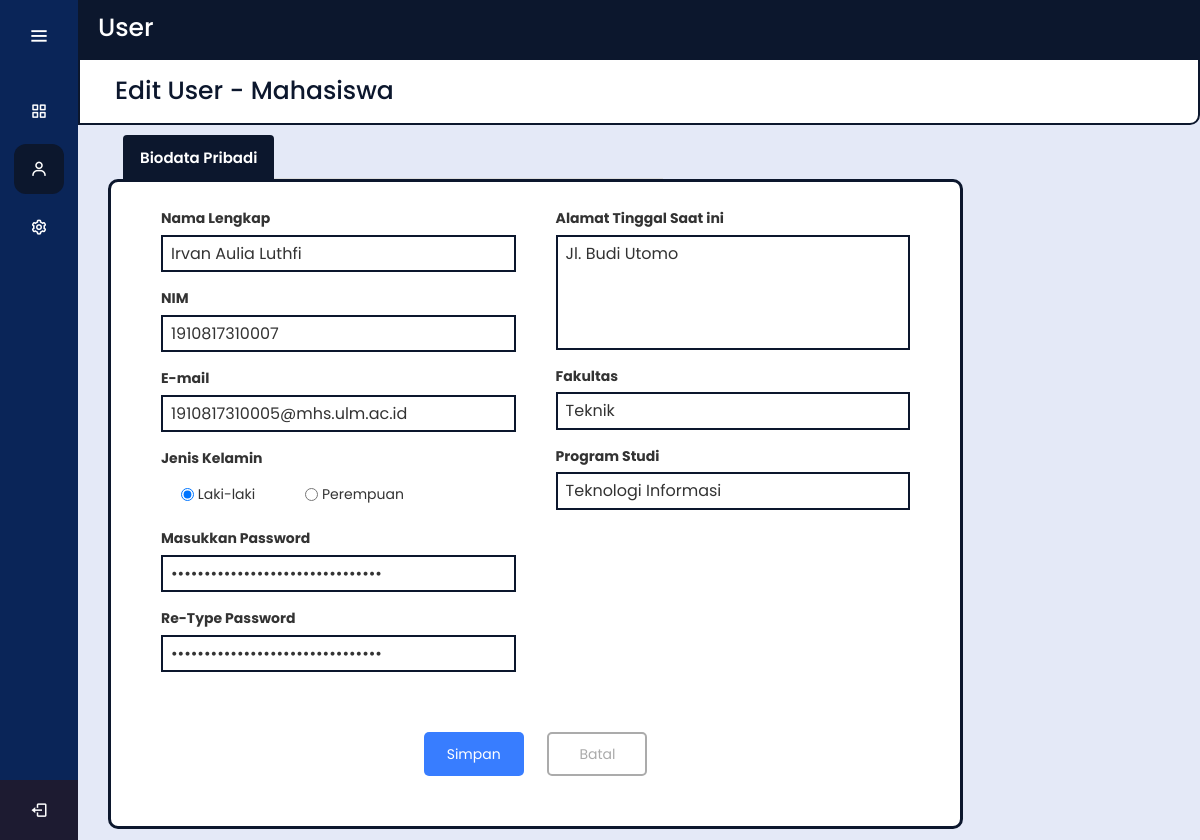
/edit_mahasiswa.php?nim=1910817310007 (signed in), run on the app's committed database.
### tables this page shows
CREATE TABLE `mahasiswa` (
  `nim_mahasiswa` varchar(13) NOT NULL,
  `nama_mahasiswa` varchar(25) NOT NULL,
  `email_mahasiswa` varchar(254) NOT NULL,
  `gender_mahasiswa` varchar(10) NOT NULL,
  `alamat_mahasiswa` varchar(255) NOT NULL,
  `fakultas_mahasiswa` varchar(20) NOT NULL,
  `prodi_mahasiswa` varchar(30) NOT NULL,
  PRIMARY KEY (`nim_mahasiswa`)
);

CREATE TABLE `akun` (
  `username` varchar(25) NOT NULL,
  `password` varchar(255) NOT NULL,
  `level` int(11) NOT NULL,
  PRIMARY KEY (`username`)
);

### edit_mahasiswa.php (the view, shortened to what this page needs)
<!DOCTYPE html>
<html lang="en" dir="ltr">
<head>
    <link rel="stylesheet" href="style/adduser_style.css" />
    <link href="https://unpkg.com/boxicons@2.0.7/css/boxicons.min.css" rel="stylesheet" />
    <link rel="stylesheet" href="https://maxcdn.bootstrapcdn.com/bootstrap/3.4.1/css/bootstrap.min.css" />
</head>
<body>
    <div class="sidebar">
        <div class="logo-details">
            <i class='bx bx-menu' id="btn"></i>
        </div>
        <ul class="nav-list">
            <li>
                <a href="index.php">
                    <i class='bx bx-grid-alt'></i>
                </a>
            </li>
            <div class="sidebar-file">
                <li>
                    <?php if ($_SESSION['level_user'] == "Admin") { ?>
                        <a href="user.php">
                        <?php } ?>
                                <i class='bx bx-user'></i>
                                </a>
                </li>
            </div>
            <li>
                <?php if ($_SESSION['level_user'] == "Admin") { ?>
                    <a href="edit_password_admin.php">
                    <?php } ?>
                            <i class='bx bx-cog'></i>
                            </a>
            </li>
            <li class="profile">
                <div class="profile-details">
                    <div class="name_job">
                        <div class="name"><?php echo "$_SESSION[login_user]"; ?></div>
                        <div class="job"><?php echo "$_SESSION[level_user]"; ?></div>
                    </div>
                </div>
                <a href="logic/logout.php">
                    <i class='bx bx-log-out' id="log_out"></i>
                </a>
            </li>
        </ul>
    </div>
    <section class="home-section">
        <div class="uppertittle-section">User</div>
        <div class="header-title1">
            <h3>Edit User - Mahasiswa</h3>
        </div>
        <div class="form-container">
            <div class="padtab">
                <ul class="nav nav-tabs" id="myTab">
                    <li class="active">
                        <a data-toggle="tab" href="#data-pribadi">Biodata Pribadi</a>
                    </li>
                </ul>
            </div>
            <?php
            require_once("logic/koneksi.php");
            $data = $pdo_conn->prepare("SELECT * FROM mahasiswa WHERE nim_mahasiswa=" . $_GET["nim"]);
            $data->execute();
            $result = $data->fetchAll();
            $data_akun = $pdo_conn->prepare("SELECT * FROM akun WHERE username=" . $_GET["nim"]);
            $data_akun->execute();
            $result_akun = $data_akun->fetchAll();
            ?>
            <div class="tab-content">
                <div id="data-pribadi" class="tab-pane fade in active">
                    <form action="logic/edit_mahasiswa_query.php?nim=<?php echo $_GET["nim"]; ?>" id="form-data" class="form-block" method="post">
                        <div class="full-width">
                            <div class="half-width">
                                <div class="col-full">
                                    <label for="nama_lengkap">Nama Lengkap</label>
                                    <input type="text" maxlength="25" name="nama" placeholder="Masukan Nama" class="input-field" value="<?php echo $result[0]["nama_mahasiswa"]; ?>" required />
                                </div>
                                <div class="col-full">
                                    <label for="no_nim">NIM</label>
                                    <input type="text" maxlength="13" name="nim" placeholder="Masukan NIP" class="input-field" value="<?php echo $result[0]["nim_mahasiswa"]; ?>" required />
                                </div>
                                <div class="col-full">
                                    <label for="nama_email">E-mail</label>
                                    <input type="text" maxlength="254" name="email" placeholder="Masukan E-mail" class="input-field" value="<?php echo $result[0]["email_mahasiswa"]; ?>" required />
                                </div>
                                <div class="col-full">
                                    <label for="gender">Jenis Kelamin</label>
                                    <label class="radio-inline">
                                        <input type="radio" name="gender" id="inlineRadio1" value="Laki-laki" required <?php
                                                                                                                        if ($result[0]['gender_mahasiswa'] == "Laki-laki")
                                                                                                                            echo "checked"
                                                                                                                        ?> />
                                        Laki-laki
                                    </label>
                                    <label class="radio-inline">
                                        <input type="radio" name="gender" id="inlineRadio1" value="Perempuan" <?php
                                                                                                                if ($result[0]['gender_mahasiswa'] == "Perempuan")
                                                                                                                    echo "checked"
                                                                                                                ?> />
                                        Perempuan
                                    </label>
                                </div>
                                <div class="col-full">
                                    <label for="password_lama">Masukkan Password</label>
                                    <input type="password" maxlength="255" id="password" name="password" placeholder="Masukan Password" class="input-field" onkeyup='check();' value="<?php echo $result_akun[0]["password"]; ?>" required />
                                </div>
                                <div class="col-full">
                                    <label for="retype-pasword">Re-Type Password</label>
                                    <input type="password" maxlength="255" id="confirm_password" name="confirm_password" placeholder="Masukan kembali password" class="input-field" onkeyup='check();' value="<?php echo $result_akun[0]["password"]; ?>" required />
                                </div>
                            </div>
                            <div class="half-width">
                                <div class="col-full">
                                    <label for="alamat">Alamat Tinggal Saat ini</label>
                                    <textarea class="textarea-field" maxlength="255" name="alamat" id="textarea" required><?php echo $result[0]["alamat_mahasiswa"]; ?></textarea>
                                </div>
                                <div class="col-full">
                                    <label for="nama_fakultas">Fakultas</label>
                                    <input type="text" maxlength="20" name="fakultas" placeholder="Masukan nama Fakultas" class="input-field" value="<?php echo $result[0]["fakultas_mahasiswa"]; ?>" required />
                                </div>
                                <div class="col-full">
                                    <label for="nama_prodi">Program Studi</label>
                                    <input type="text" maxlength="30" name="prodi" placeholder="Masukan Nama Prodi" class="input-field" value="<?php echo $result[0]["prodi_mahasiswa"]; ?>" required />
                                </div>
                            </div>
                            <div class="box-mid">
                                <input id="save_update" name="save_update" type="submit" class="btn-simpan" value="Simpan">
                                <a href="list_mahasiswa.php" class="btn-batal">Batal</a>
                            </div>
                        </div>
                    </form>
                </div>
            </div>
        </div>
    </section>
</body>
</html>

### style/adduser_style.css (style rules this page uses)
* { margin: 0; padding: 0; box-sizing: border-box; font-family: "Poppins", sans-serif; }
.sidebar { position: fixed; left: 0; top: 0; height: 100%; width: 78px; background: #0a2558; padding: 6px 14px; z-index: 99; transition: all 0.5s ease; }
.sidebar .logo-details { height: 60px; display: flex; align-items: center; position: relative; }
.sidebar .logo-details #btn { position: absolute; top: 50%; right: 0; transform: translateY(-50%); font-size: 22px; transition: all 0.4s ease; font-size: 23px; text-align: center; cursor: pointer; transition: all 0.5s ease; }
.sidebar i { color: #fff; height: 60px; min-width: 50px; font-size: 28px; text-align: center; line-height: 60px; }
.sidebar .nav-list { margin-top: 20px; height: 100%; }
.sidebar li { position: relative; margin: 8px 0; list-style: none; }
.sidebar li a { display: flex; height: 100%; width: 100%; border-radius: 12px; align-items: center; text-decoration: none; transition: all 0.4s ease; }
.sidebar-file li a { display: flex; height: 100%; width: 100%; border-radius: 12px; align-items: center; text-decoration: none; transition: all 0.4s ease; background: #0c172d; }
.sidebar li i { height: 50px; line-height: 50px; font-size: 18px; border-radius: 12px; }
.sidebar li.profile { position: fixed; height: 60px; width: 78px; left: 0; bottom: -8px; padding: 10px 14px; background: #0c172d; transition: all 0.5s ease; overflow: hidden; }
.sidebar li .profile-details { display: flex; align-items: center; flex-wrap: nowrap; }
.sidebar li.profile .name, .sidebar li.profile .job { font-size: 15px; font-weight: 400; color: #fff; white-space: nowrap; }
.sidebar li.profile .job { font-size: 12px; }
.sidebar .profile #log_out { position: absolute; top: 50%; right: 0; transform: translateY(-50%); background: #1d1b31; width: 100%; height: 60px; line-height: 60px; border-radius: 0px; transition: all 0.5s ease; }
.home-section { position: relative; background: #e4e9f7; min-height: 105vh; top: 0; left: 78px; width: calc(100% - 78px); transition: all 0.5s ease; z-index: 2; }
.uppertittle-section { width: 100%; height: 60px; background-color: #0c172d; display: inline-block; color: white; font-size: 25px; font-weight: 500; padding: 10px 0px 10px 20px; }
.home-section .header-title1 { background-color: #fff; height: 70px; margin-top: -5px; margin-left: 0px; width: 100%; border-bottom-right-radius: 10px; border: 2px solid #0c172d; float: left; }
.home-section .header-title1 h3 { width: 100%; height: 60px; color: #0c172d; font-size: 25px; font-weight: 500; padding: 0 0 10px 35px; }
.home-section .form-container { width: 78%; margin: 10px 0 0 10px; float: left; }
.padtab { margin-left: 35px; }
.nav-tabs { margin-right: 300px; }
#myTab li a { border-top: 2px solid #0c172d; border-right: 2px solid #0c172d; border-left: 2px solid #0c172d; background-color: #fff; color: #0c172d; font-size: 15px; font-weight: 600; }
#myTab li.active a { border-bottom-color: transparent; background-color: #0c172d; color: white; }
.form-block { display: inline-block; margin-left: 20px; padding: 10px 0; background: #ffffff; border-radius: 10px; border: 3px solid #0c172d; }
.full-width { width: 100%; display: block; float: left; padding: 0 30px; }
.half-width { width: 50%; display: block; float: left; padding: 0 10px; }
.col-full { width: 100%; float: left; padding: 0 10px; }
label { width: 100%; float: left; font-size: 14px; font-weight: 600; line-height: 1.6; margin: 15px 0 5px; }
.input-field { width: 100%; float: left; line-height: 1.6; padding: 4px 8px; font-size: 16px; border: 2px solid #0c172d; }
.textarea-field { width: 100%; float: left; line-height: 1.6; padding: 4px 8px 56px; font-size: 16px; border: 2px solid #0c172d; resize: none; }
.form-block .radio-inline { position: relative; display: inline-block; padding: 7px 20px 7px 20px; margin-bottom: 0; font-weight: 400; vertical-align: middle; cursor: pointer; width: auto; margin: 0 20px; }
.form-block .radio-inline [type="radio"] { position: relative; top: 2px; }
.box-mid { width: 100%; float: left; padding: 50px 0 30px; text-align: center; }
.btn-simpan { margin: 10px; padding: 12px 23px; background-color: #387dff; color: #fff; border: none; cursor: pointer; border-radius: 5px/5px; }
.btn-batal { margin: 0 10px; padding: 10px 30px; background-color: #fff; color: #ababab; border: 2px solid #ababab; cursor: pointer; border-radius: 5px/5px; }

### data on the page
mahasiswa: nama "Irvan Aulia Luthfi", nim "1910817310007", email "1910817310005@mhs.ulm.ac.id", gender_mahasiswa "☑ Laki-laki", alamat "Jl. Budi Utomo", fakultas "Teknik", prodi "Teknologi Informasi"
